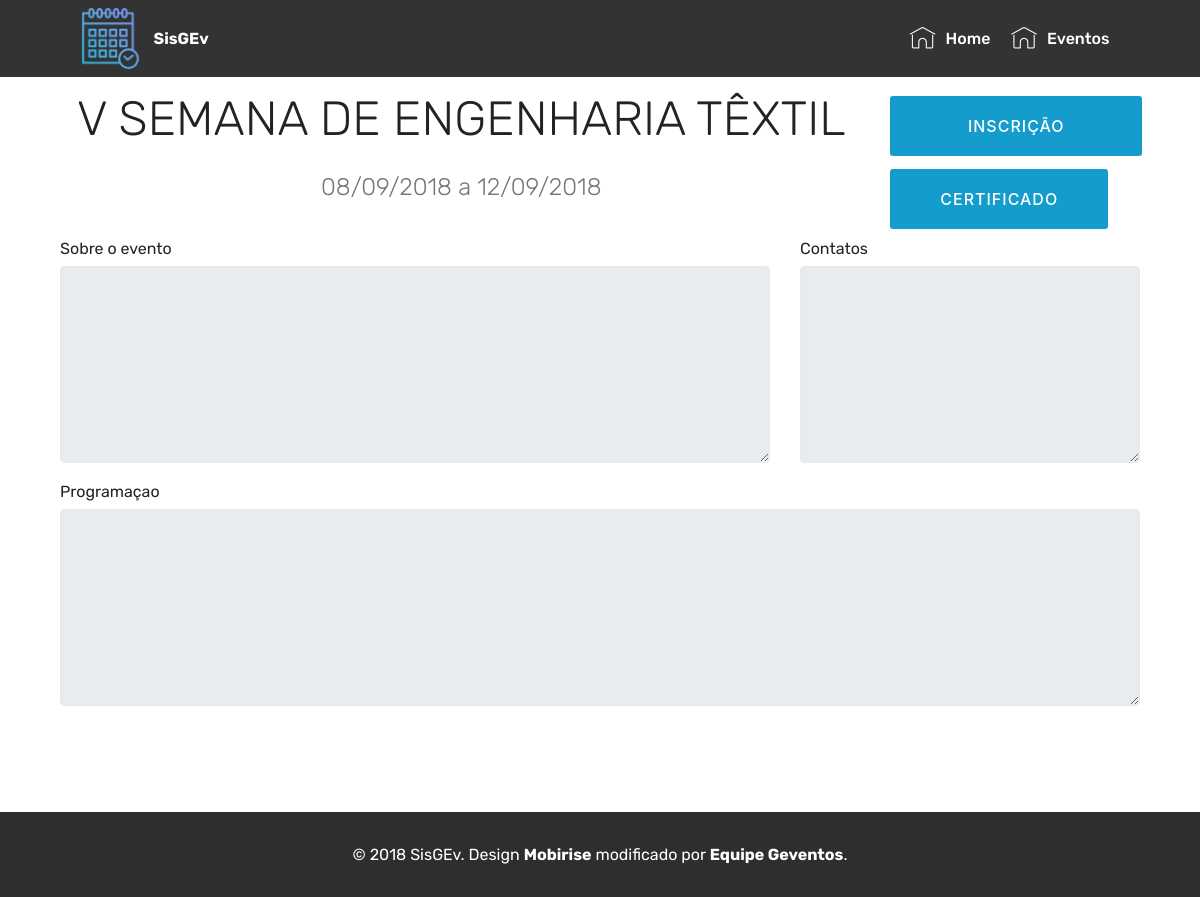
The app's page /evento.php?id_evento=3 with its own data.
### tables this page shows
CREATE TABLE `evento`(
  `id_evento` int(10) auto_increment,
  `nome` varchar(50) not null,
  `data_ini` date not null,
  `data_fim` date not null,
  `sobre` text,
  `programacao` text,
  `contatos` text,
  `banner` text,
  `logo` text,
  `url` text,
  primary key (`id_evento`)
)CHARACTER SET utf8;

### classes/Conexao.php (called while the page is built, shortened)
<?php
class Conexao{
    private static $instance = null;
    private $banco;
    private function __construct()
    {
        $host = "localhost";
        $user = "root";
        $pswd = "";
        $db = "sisgev";
        try {
            $this->banco = mysqli_connect($host, $user, $pswd, $db);
            $this->banco->set_charset('utf8');
        } catch (Exception $e) {
            die("Erro na conexão com MySQL! " . $e->getMessage());
        }
    }
    static function getInstance()
    {
        if (self::$instance == NULL)
            self::$instance = new Conexao();
        return self::$instance;
    }
    public function getBanco()
    {
        return $this->banco;
    }
}

### classes/DAOEvento.php (called while the page is built, shortened)
<?php
require_once("classes/Conexao.php");
require_once("classes/Evento.php");
class DAOEvento {
    private $conexao;
    function __construct() {
        $this->conexao = Conexao::getInstance();
    }
    public function exibir($idevento){
        $consulta = "SELECT * FROM evento WHERE id_evento = $idevento limit 1";
        $con = mysqli_query($this->conexao->getBanco(), $consulta);
        $linha = mysqli_fetch_assoc($con);
        return $linha;
    }
}

### evento.php (the view, shortened to what this page needs)
<?php
    require_once("classes/DAOEvento.php");
    $id_evento = $_GET['id_evento'];
    $linha = (new DAOEvento())->Exibir($id_evento);
?>
<!DOCTYPE html>
<html >
    <head>
        <?php require_once("linksfe.php"); ?>
    </head>
    <body>
        <?php require_once("menufe.php"); ?>
        <section class="mbr-section form1 cid-r5ll0QmIUj" id="form1-8">
            <div class="container">
                <div class="col-md-12 multi-horizontal">
                    <div class="row row-sm-offset">
                        <div class="col-md-9 multi-horizontal">
                            <h2 class="mbr-section-title align-center pb-3 mbr-fonts-style display-2"><?php echo $linha['nome']?></h2>
                            <h3 class="mbr-section-subtitle align-center mbr-light pb-3 mbr-fonts-style display-5"><?php echo date ("d/m/Y", strtotime($linha['data_ini']));?> a <?php echo date ("d/m/Y", strtotime($linha['data_fim']));?> </h3>
                        </div>
                        <div class="col-md-3 multi-horizontal">
                            <div class="row row-sm-offset">
                                <input onclick="window.location='inscricoes.php?id_evento=<?php echo $id_evento;?>';" type="button" class="btn btn-primary btn-block" value="INSCRIÇÃO">
                            </div>
                            <div class="row row-sm-offset">
                                <button href="" type="submit" class="btn btn-primary">CERTIFICADO</button>
                            </div>
                        </div>
                    </div>
                </div>
            </div>
            <div class="container">
                <div class="row justify-content-center">
                    <div class="media-container-column col-lg-12">
                        <div class="row row-sm-offset">
                            <div class="col-md-8 multi-horizontal" data-for="name">
                                <div class="form-group">
                                    <label class="form-control-label mbr-fonts-style display-7">Sobre o evento</label>
                                    <textarea type="text" class="form-control" rows="7" disabled> <?php echo $linha['sobre'];?></textarea>
                                </div>
                            </div>
                            <div class="col-md-4 multi-horizontal" data-for="name">
                                <div class="form-group">
                                    <label class="form-control-label mbr-fonts-style display-7">Contatos</label>
                                    <textarea type="text" class="form-control" rows="7" disabled><?php echo $linha['contatos'];?></textarea>
                                </div>
                            </div>
                        </div>
                        <div class="row row-sm-offset">
                            <div class="col-md-12 multi-horizontal">
                                <div class="form-group">
                                    <label class="form-control-label mbr-fonts-style display-7">Programaçao</label>
                                    <textarea type="text" class="form-control" rows="7" disabled><?php echo $linha['programacao'];?></textarea>
                                </div>
                            </div>
                        </div>
                    </div>
                </div>
            </div>
        </section>
        <?php require_once("rodapefe.php"); ?>
    </body>
</html>

### assets/theme/css/style.css (style rules this page uses)
section { background-color: #eeeeee; }
section, .container, .container-fluid { position: relative; word-wrap: break-word; }
body { color: #232323; }
h1, h2, h3, h4, h5, h6, .h1, .h2, .h3, .h4, .h5, .h6, .display-1, .display-2, .display-3, .display-4 { line-height: 1; word-break: break-word; word-wrap: break-word; }
body { position: relative; }
section { background-position: 50% 50%; background-repeat: no-repeat; background-size: cover; }
.align-center { text-align: center; }
.mbr-light { font-weight: 300; }
.media-container-column { display: -ms-flexbox; display: -webkit-flex; display: flex; -webkit-flex-direction: column; -ms-flex-direction: column; flex-direction: column; -webkit-flex-wrap: wrap; -ms-flex-wrap: wrap; flex-wrap: wrap; -webkit-justify-content: center; -ms-flex-pack: center; justify-content: center; -webkit-align-content: center; -ms-flex-line-pack: center; align-content: center; -webkit-align-items: stretch; -ms-flex-align: stretch; align-items: stretch; }
.media-container-column > * { width: 100%; }
[type="submit"] { -webkit-appearance: none; }

### assets/mobirise/css/mbr-additional.css (style rules this page uses)
body { font-style: normal; line-height: 1.5; }
.mbr-section-title { font-style: normal; line-height: 1.2; }
.mbr-section-subtitle { line-height: 1.3; }
.display-2 { font-family: 'Rubik', sans-serif; font-size: 3rem; }
.display-5 { font-family: 'Rubik', sans-serif; font-size: 1.5rem; }
.display-7 { font-family: 'Rubik', sans-serif; font-size: 1rem; }
.btn { font-weight: 500; border-width: 2px; font-style: normal; letter-spacing: 1px; margin: .4rem .8rem; white-space: normal; -webkit-transition: all 0.3s ease-in-out; -moz-transition: all 0.3s ease-in-out; transition: all 0.3s ease-in-out; padding: 1rem 3rem; border-radius: 3px; display: inline-flex; align-items: center; justify-content: center; word-break: break-word; }
.btn-primary, .btn-primary:active { background-color: #149dcc !important; border-color: #149dcc !important; color: #ffffff !important; }
.form-control-label { position: relative; cursor: pointer; margin-bottom: .357em; padding: 0; }
.form-control { background-color: #f5f5f5; box-shadow: none; color: #565656; font-family: 'Rubik', sans-serif; font-size: 1rem; line-height: 1.43; min-height: 3.5em; padding: 1.07em .5em; }
.form-control, .form-control:focus { border: 1px solid #e8e8e8; }
html, body { height: auto; min-height: 100vh; }
.cid-r5ll0QmIUj { padding-top: 90px; padding-bottom: 90px; background-color: #ffffff; }
.cid-r5ll0QmIUj .mbr-section-subtitle { color: #767676; }
.cid-r5ll0QmIUj .multi-horizontal { flex-grow: 1; -webkit-flex-grow: 1; max-width: 100%; }

### records on screen
evento: nome "V SEMANA DE ENGENHARIA TÊXTIL", data_ini "08/09/2018", data_fim "12/09/2018"
